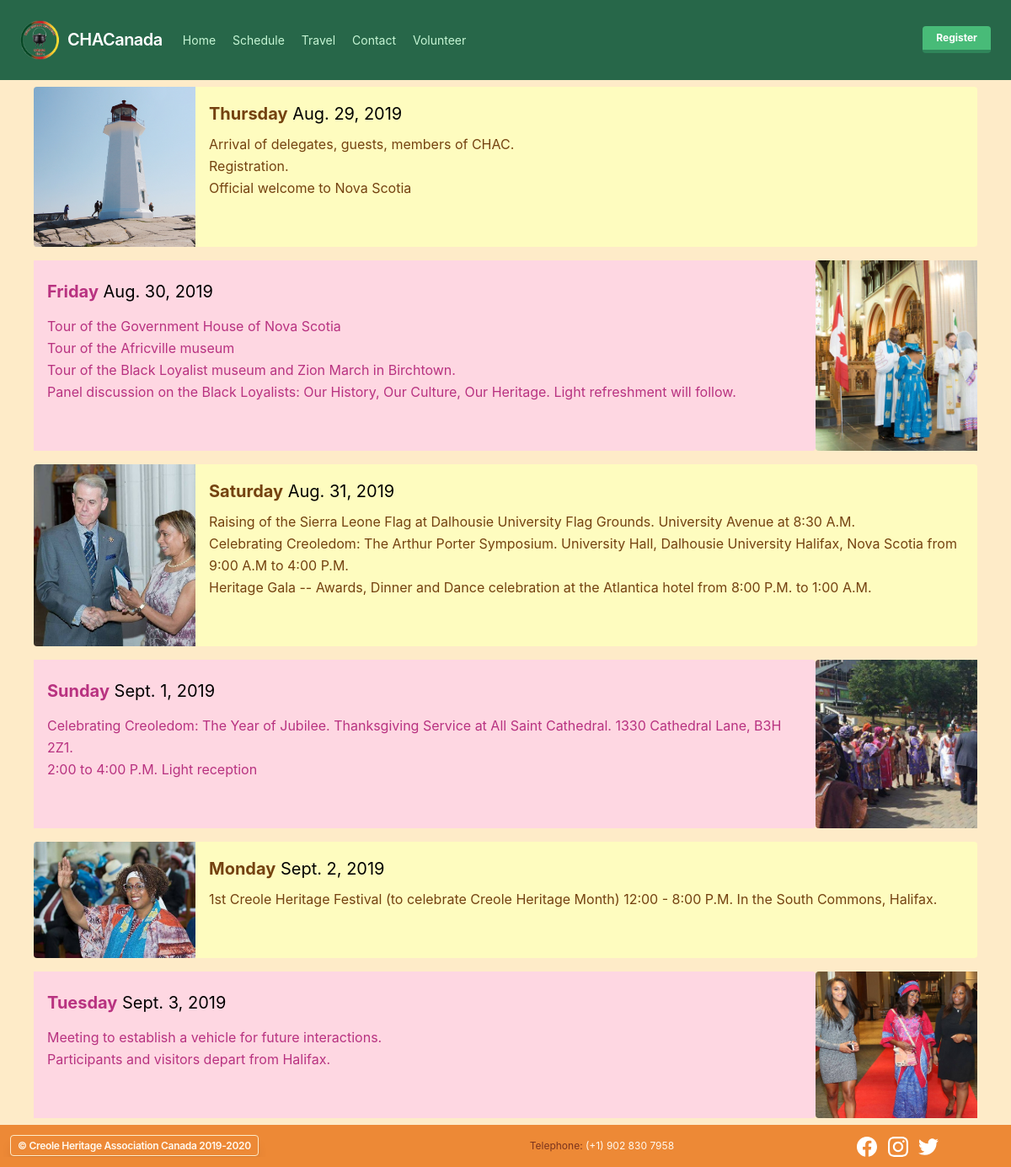
The app's page /schedule with its own data.
### chac/models.py (models this page shows, shortened)
class Event(models.Model):
	day_of_the_week = models.CharField(max_length=200)
	assigned_date = models.DateField('date assigned')
	events = models.CharField(max_length=1000)
	image_url = models.CharField(max_length=200)

### chac/views.py (the view)
# urls.py: path('schedule', views.schedule, name='schedule'),
def schedule(request):
	schedule = Event.objects.order_by('-assigned_date').reverse()
	context = {
		"schedule": schedule,
	}
	return render(request, 'chac/schedule.html', context)

### chac/templates/chac/schedule.html
{% load static %}
{% include "chac/meta.html" %}
<link rel="stylesheet" type="text/css" href="{% static 'chac/styles.css' %}">
<body class="bg-orange-200">
    {% include "chac/navbar.html" %}
    {% for event in schedule %}
        {% if forloop.counter0|divisibleby:"2" %}
	    <div class="max-w-full w-full lg:max-w-full lg:flex px-10 py-2 mx-auto">
	    	<div class="h-48 lg:h-auto lg:w-48 flex-none bg-cover rounded-t lg:rounded-t-none lg:rounded-l text-center overflow-hidden" style="background-image: url({% static event.image_url %})" title="Peggy's Cove N.S.">
	        </div>
	        <div class="w-full border-r border-b border-l border-yellow-200 lg:border-l-0 lg:border-t lg:border-yellow-200 bg-yellow-200 rounded-b lg:rounded-b-none lg:rounded-r p-4 flex flex-col justify-between leading-normal">
	            <div class="mb-10">
	            	<h1 class="text-xl mb-2">
	                <span class="text-yellow-900 font-bold mb-2">{{ event.day_of_the_week }}</span>
					{{ event.assigned_date }}
	            	</h1>
	                <p class="text-yellow-900 text-base leading-relaxed">
	                	{{ event.events|safe }}
	                </p>
	            </div>
	        </div>
	    </div>
        {% else %}
        <div class="max-w-full w-full lg:max-w-full lg:flex px-10 py-2 mx-auto">
            <div class="w-full border-r border-b border-l border-pink-200 lg:border-l-0 lg:border-t lg:border-pink-200 bg-pink-200 rounded-b lg:rounded-b-none lg:rounded-r p-4 flex flex-col justify-between leading-loose">
                <div class="mb-10">
                    <h1 class="text-xl mb-2">
                    <span class="text-pink-700 font-bold mb-2">{{ event.day_of_the_week }}</span>
                    {{ event.assigned_date }}
                    </h1>
                    <p class="text-pink-700 text-base leading-relaxed">
                        {{ event.events|safe }}
                    </p>
                </div>
            </div>
            <div class="h-48 lg:h-auto lg:w-48 flex-none bg-cover rounded-t lg:rounded-t-none lg:rounded-l text-center overflow-hidden" style="background-image: url({% static event.image_url %})" title="Peggy's Cove N.S.">
            </div>
        </div>
        {% endif %}
    {% endfor %}
    {% include "chac/footer.html" %}
</body>

### chac/templates/chac/meta.html (shortened to what this page needs)
{% load static %}
<head>
</head>

### chac/templates/chac/navbar.html (shortened to what this page needs)
{% load static %}
<nav class="flex items-center justify-between flex-wrap bg-green-800 p-6">
    <div class="flex items-center flex-shrink-0 text-white mr-6">
        <a class="navbar-item" href="/">
            <img src="{% static 'chac/logo.png' %}" class="w-12 mr-2">
        </a>
        <span class="font-semibold text-xl tracking-tight">CHACanada</span>
    </div>
    <div class="w-full block flex-grow lg:flex lg:items-center lg:w-auto">
        <div class="text-sm lg:flex-grow">
            <a href="{% url 'index' %}" class="block mt-4 lg:inline-block lg:mt-0 text-green-200 hover:text-white mr-4">
                Home
            </a>
            <a href="{% url 'schedule' %}" class="block mt-4 lg:inline-block lg:mt-0 text-green-200 hover:text-white mr-4">
                Schedule
            </a>
            <a href="{% url 'travel' %}" class="block mt-4 lg:inline-block lg:mt-0 text-green-200 hover:text-white mr-4">
                Travel
            </a>
            <a href="{% url 'contact' %}" class="block mt-4 lg:inline-block lg:mt-0 text-green-200 hover:text-white mr-4">
                Contact
            </a>
            <a href="{% url 'volunteer' %}" class="block mt-4 lg:inline-block lg:mt-0 text-green-200 hover:text-white mr-4">
                Volunteer
            </a>
        </div>
        <div>
            <a class="inline-block bg-green-500 hover:bg-green-400 text-white leading-none font-bold py-2 px-4 text-xs border-b-4 border-green-700 hover:border-green-500 mt-4 rounded lg:mt-0" href="{% url 'register' %}">
                Register
            </a>
        </div>
    </div>
</nav>

### chac/templates/chac/footer.html (shortened to what this page needs)
<footer class="bg-orange-500 p-2">
    <div class="flex flex-wrap w-full -mx-4 overflow-hidden sm:-mx-1">
        <div class="my-4 px-4 w-2/5 overflow-hidden sm:my-1 sm:px-1">
            <div class="text-orange-100  text-xs p-1 mr-6">
                <span class="font-semibold text-s tracking-tight inline">
                    <p class="border border-orange-200 inline rounded shadow-lg py-1 px-2 ">&copy; Creole Heritage Association Canada 2019-2020</p>
                </span>
            </div>
        </div>
        <div class="px-4 w-2/5 py-1 text-orange overflow-hidden text-center sm:my-1 sm:px-1">
            <p class="text-xs text-orange-900">Telephone: <a class="text-xs text-orange-100 hover:text-orange-200" href="tel:19028307958">(+1) 902 830 7958</a></p>
        </div>
        <div class="my-4 px-4 w-1/5 text-center overflow-hidden sm:my-1 sm:px-1">
            <a class="mr-2 text-center" href="https://www.facebook.com/groups/624231347593008/">
            </a>
            <a class="mr-2 text-center" href="#">
            </a>
            <a class="mr-2 text-center" href="#">
            </a>
        </div>
    </div>
</footer>

### records on screen
Event: image_url (picture), day_of_the_week "Thursday", assigned_date "Aug. 29, 2019", events "Arrival of delegates, guests, members of CHAC. Registration. Official welcome to Nova Scotia"
Event: day_of_the_week "Friday", assigned_date "Aug. 30, 2019", events "Tour of the Government House of Nova Scotia Tour of the Africville museum Tour of the Black Loyalist museum and Zion March in Birchtown. Panel discussion on the Black Loyalists: Our History, Our Culture, Our Heritage. Light refreshment will follow.", image_url (picture)
Event: image_url (picture), day_of_the_week "Saturday", assigned_date "Aug. 31, 2019", events "Raising of the Sierra Leone Flag at Dalhousie University Flag Grounds. University Avenue at 8:30 A.M. Celebrating Creoledom: The Arthur Porter Symposium. University Hall, Dalhousie University Halifax, Nova Scotia from 9:00 A.M to 4:00 P.M. Heritage Gala -- Awards, Dinner and Dance celebration at the Atlantica hotel from 8:00 P.M. to 1:00 A.M."
Event: day_of_the_week "Sunday", assigned_date "Sept. 1, 2019", events "Celebrating Creoledom: The Year of Jubilee. Thanksgiving Service at All Saint Cathedral. 1330 Cathedral Lane, B3H 2Z1. 2:00 to 4:00 P.M. Light reception", image_url (picture)
Event: image_url (picture), day_of_the_week "Monday", assigned_date "Sept. 2, 2019", events "1st Creole Heritage Festival (to celebrate Creole Heritage Month) 12:00 - 8:00 P.M. In the South Commons, Halifax."
Event: day_of_the_week "Tuesday", assigned_date "Sept. 3, 2019", events "Meeting to establish a vehicle for future interactions. Participants and visitors depart from Halifax.", image_url (picture)
